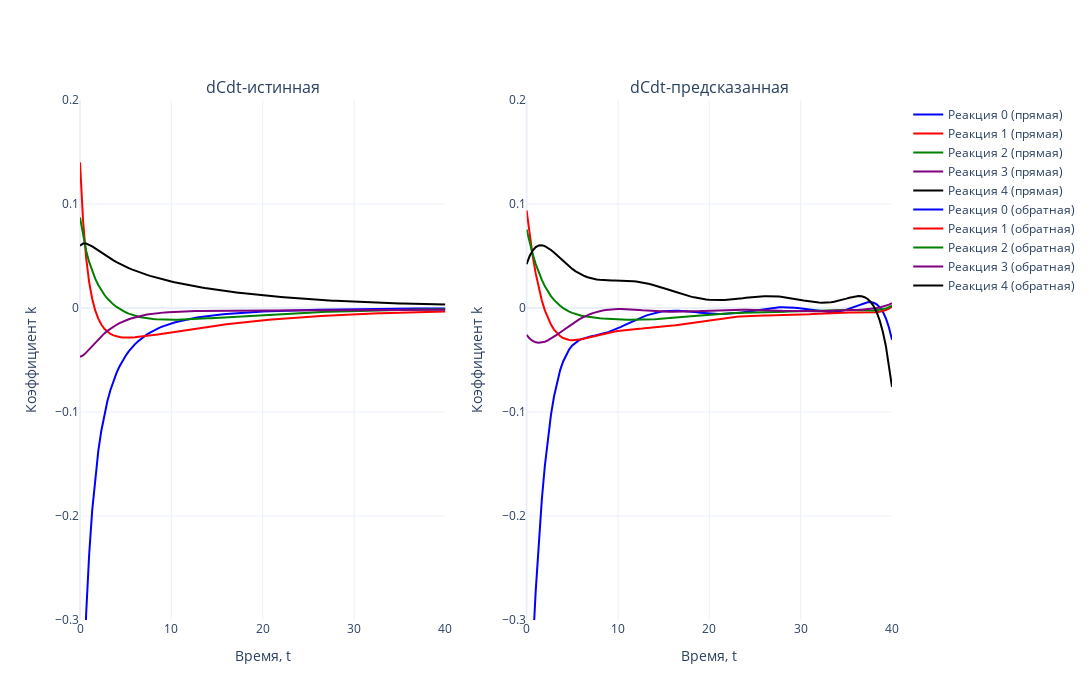

The notebook cell this image was saved under:
### Markdown cell above
W-скорости реакций предсказываются отрицательными. Они не должны быть отрицательными

### Code cell
colors = ['blue', 'red', 'green', 'purple','black']

# Создаем два подграфика (2 столбца, 1 строка)
fig = make_subplots(rows=1, cols=2, subplot_titles=['dCdt-истинная', 'dCdt-предсказанная'])

# Первый график
for i in range(N_SUBSTANCE):  
    fig.add_trace(go.Scatter(
        x=tsteps, 
        y=dCdt_TRUE[i, :], 
        mode='lines', 
        name=f'Реакция {i} (прямая)',
        line=dict(color=colors[i % len(colors)])  # Применяем цвета циклично
    ), row=1, col=1)

# Второй график
for i in range(N_SUBSTANCE):  
    fig.add_trace(go.Scatter(
        x=tsteps, 
        y=dCdt_predict[i, :], 
        mode='lines', 
        name=f'Реакция {i} (обратная)',
        line=dict(color=colors[i % len(colors)])  # Применяем цвета циклично
    ), row=1, col=2)

# Настройки общего макета
fig.update_layout(
    template='plotly_white',
    width=1700,  # Общая ширина холста
    height=700,  # Высота холста
    showlegend=True
)

# Ограничение оси Y
fig.update_yaxes(range=[-0.3, 0.2], title_text='Коэффициент k', row=1, col=1)
fig.update_yaxes(range=[-0.3, 0.2], title_text='Коэффициент k', row=1, col=2)

# Подписи оси X
fig.update_xaxes(title_text='Время, t', row=1, col=1)
fig.update_xaxes(title_text='Время, t', row=1, col=2)

# Отображение графика
fig.show()
